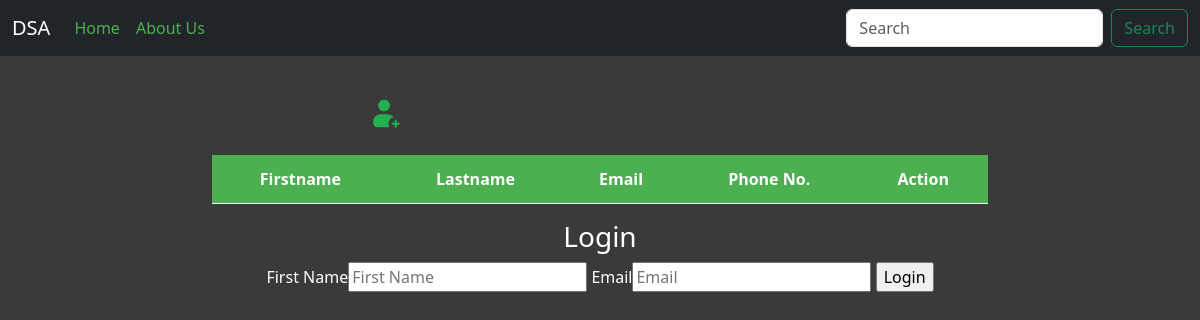
/dsa/, run on an earlier commit of the app's database.
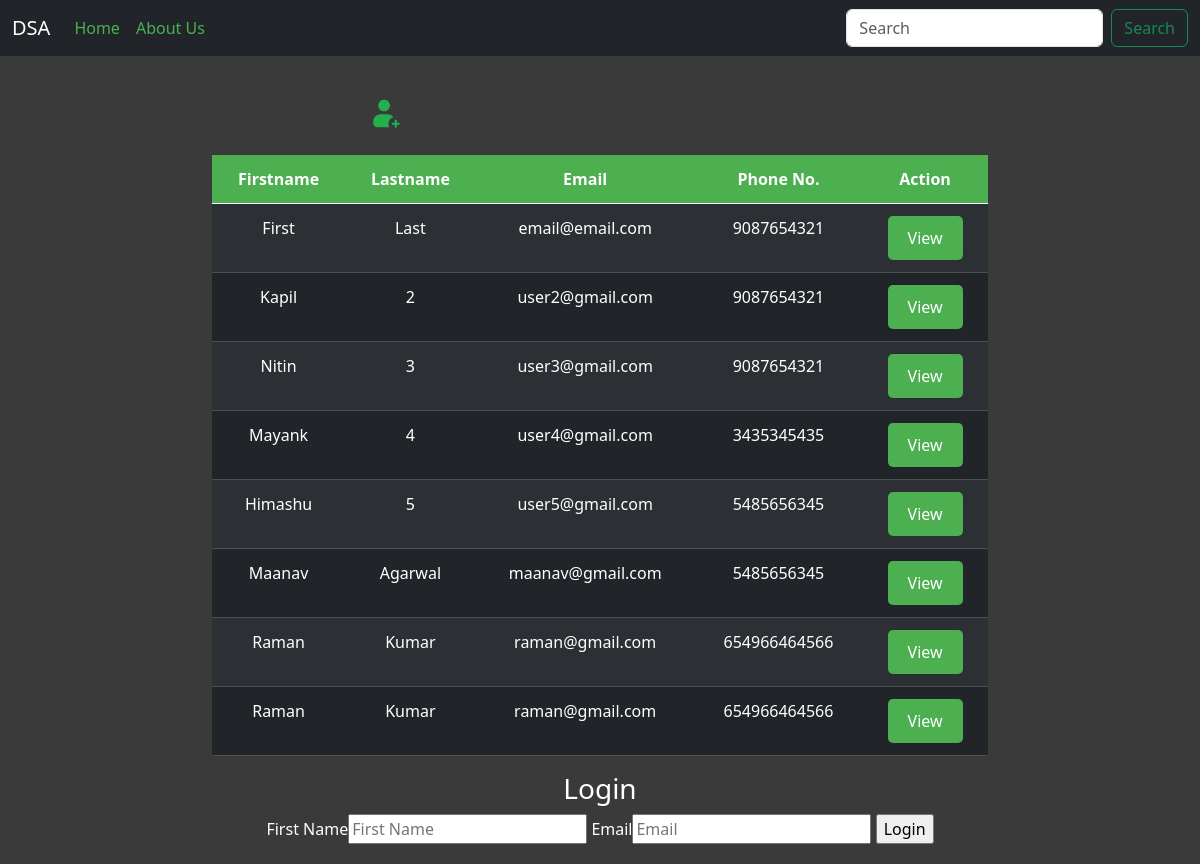
And on a later commit of the database.
### dsa/models.py (models this page shows, shortened)
class User(models.Model):
    First = models.CharField(max_length = 50, blank = True, null = True)
    last = models.CharField(max_length = 50, blank = True, null = True)
    email = models.EmailField(blank = True, null = True)
    phone_no = models.CharField(max_length = 50, blank = True, null = True)

### dsa/views.py (the view)
# urls.py: path("", home, name="home"),
def home(request):
    user_data = User.objects.all()
    data_send = request.session.pop('data_send', False)
    success = {"context":user_data,'data_send':data_send}
    return render(request, 'home.html',success)

### dsa/template/home.html (shortened to what this page needs)
{% extends 'base.html' %}
{% load static %}
{% block content %}
  <div class="main">
    <div class="form-bg-color">
      <div class='register-new-user' id="register-new-user"><img src="{% static 'img/addnew.png' %}" class="img" alt="hehe"></div>
      <br>
    </div>
    <div class="container">
      <div class="users ">
        <table class="table table-dark table-striped text-align ">
          <thead>
            <tr class ='text-align'>
              <th class ='text-align' style="text-align:center;">Firstname</th>
              <th class ='text-align'>Lastname</th>
              <th class ='text-align'>Email</th>
              <th class ='text-align'>Phone No.</th>
              <th class ='text-align'>Action</th>
            </tr>
          </thead>
          <tbody>
            {% for user in context %}
              <tr class ='text-align'>
                <td class ='text-align  text-mod'>{{ user.First }}</td>
                <td class ='text-align text-mod'>{{ user.last }}</td>
                <td class ='text-align'>{{ user.email }}</td>
                <td class ='text-align'>{{ user.phone_no }}</td>
                <td class ='text-align'>
                  <a href="{% url 'user_pro' user.id %}">View</a>
                </td>
              </tr>
            {% endfor %}
          </tbody>
        </table>
      </div>
    </div>
    <div class="login-container" style="text-align: center;">
      <div class="login-form">
        <h3>Login</h3>
        <form action="login/" method="post">
          <label for="first">First Name</label><input type="text" name="first" placeholder="First Name">
          <label for="email">Email</label><input type="text" name="email" placeholder="Email">
          <input type="submit" value="Login">
        </form>
      </div>
    </div>
  </div>
</div>
{% endblock %}

What changed in the data, as far as the page shows it:
added User: First "First", last "Last", email "email@email.com", phone_no "9087654321"
added User: First "Kapil", last "2", email "user2@gmail.com", phone_no "9087654321"
added User: First "Nitin", last "3", email "user3@gmail.com", phone_no "9087654321"
added User: First "Mayank", last "4", email "user4@gmail.com", phone_no "3435345435"
added User: First "Himashu", last "5", email "user5@gmail.com", phone_no "5485656345"
added User: First "Maanav", last "Agarwal", email "maanav@gmail.com", phone_no "5485656345"
added User: First "Raman", last "Kumar", email "raman@gmail.com", phone_no "654966464566"
added User: First "Raman", last "Kumar", email "raman@gmail.com", phone_no "654966464566"
